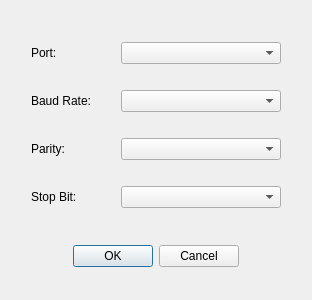
<?xml version="1.0" encoding="UTF-8"?>
<ui version="4.0">
 <class>Config</class>
 <widget class="QDialog" name="Config">
  <property name="geometry">
   <rect>
    <x>0</x>
    <y>0</y>
    <width>312</width>
    <height>300</height>
   </rect>
  </property>
  <property name="sizePolicy">
   <sizepolicy hsizetype="Expanding" vsizetype="Expanding">
    <horstretch>0</horstretch>
    <verstretch>0</verstretch>
   </sizepolicy>
  </property>
  <property name="windowTitle">
   <string>Config</string>
  </property>
  <property name="autoFillBackground">
   <bool>true</bool>
  </property>
  <property name="sizeGripEnabled">
   <bool>false</bool>
  </property>
  <layout class="QVBoxLayout" name="verticalLayout_2">
   <item>
    <layout class="QVBoxLayout" name="verticalLayout">
     <property name="leftMargin">
      <number>20</number>
     </property>
     <property name="rightMargin">
      <number>20</number>
     </property>
     <item>
      <layout class="QHBoxLayout" name="hrzPort" stretch="1,2">
       <property name="spacing">
        <number>10</number>
       </property>
       <property name="sizeConstraint">
        <enum>QLayout::SetNoConstraint</enum>
       </property>
       <property name="topMargin">
        <number>10</number>
       </property>
       <property name="bottomMargin">
        <number>10</number>
       </property>
       <item>
        <widget class="QLabel" name="lblPort">
         <property name="text">
          <string>Port:</string>
         </property>
        </widget>
       </item>
       <item>
        <widget class="QComboBox" name="cmbPorts"/>
       </item>
      </layout>
     </item>
     <item>
      <layout class="QHBoxLayout" name="hrzRate" stretch="1,2">
       <property name="spacing">
        <number>10</number>
       </property>
       <property name="sizeConstraint">
        <enum>QLayout::SetNoConstraint</enum>
       </property>
       <property name="topMargin">
        <number>10</number>
       </property>
       <property name="bottomMargin">
        <number>10</number>
       </property>
       <item>
        <widget class="QLabel" name="lblRae">
         <property name="text">
          <string>Baud Rate:</string>
         </property>
        </widget>
       </item>
       <item>
        <widget class="QComboBox" name="cmbRates"/>
       </item>
      </layout>
     </item>
     <item>
      <layout class="QHBoxLayout" name="hrzParity" stretch="1,2">
       <property name="spacing">
        <number>10</number>
       </property>
       <property name="sizeConstraint">
        <enum>QLayout::SetNoConstraint</enum>
       </property>
       <property name="topMargin">
        <number>10</number>
       </property>
       <property name="bottomMargin">
        <number>10</number>
       </property>
       <item>
        <widget class="QLabel" name="lblParity">
         <property name="text">
          <string>Parity:</string>
         </property>
        </widget>
       </item>
       <item>
        <widget class="QComboBox" name="cmbParity"/>
       </item>
      </layout>
     </item>
     <item>
      <layout class="QHBoxLayout" name="hrzStopbit" stretch="1,2">
       <property name="spacing">
        <number>10</number>
       </property>
       <property name="sizeConstraint">
        <enum>QLayout::SetNoConstraint</enum>
       </property>
       <property name="topMargin">
        <number>10</number>
       </property>
       <property name="bottomMargin">
        <number>10</number>
       </property>
       <item>
        <widget class="QLabel" name="lblStopbit">
         <property name="text">
          <string>Stop Bit:</string>
         </property>
        </widget>
       </item>
       <item>
        <widget class="QComboBox" name="cmbStopbits"/>
       </item>
      </layout>
     </item>
    </layout>
   </item>
   <item>
    <widget class="QDialogButtonBox" name="buttonBox">
     <property name="sizePolicy">
      <sizepolicy hsizetype="Minimum" vsizetype="Fixed">
       <horstretch>0</horstretch>
       <verstretch>0</verstretch>
      </sizepolicy>
     </property>
     <property name="orientation">
      <enum>Qt::Horizontal</enum>
     </property>
     <property name="standardButtons">
      <set>QDialogButtonBox::Cancel|QDialogButtonBox::Ok</set>
     </property>
     <property name="centerButtons">
      <bool>true</bool>
     </property>
    </widget>
   </item>
  </layout>
 </widget>
 <resources/>
 <connections>
  <connection>
   <sender>buttonBox</sender>
   <signal>rejected()</signal>
   <receiver>Config</receiver>
   <slot>reject()</slot>
   <hints>
    <hint type="sourcelabel">
     <x>155</x>
     <y>278</y>
    </hint>
    <hint type="destinationlabel">
     <x>155</x>
     <y>149</y>
    </hint>
   </hints>
  </connection>
 </connections>
</ui>
